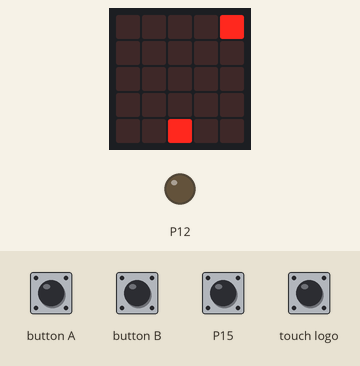
Bench run of a program on a simulated BBC micro:bit (MakeCode). Parts: the board's 5×5 LED display, output pins drawn as LEDs (lit = HIGH). The inputs (shaded band) are chosen by the test bench; at power-on: P15 HIGH. Random numbers come from a fixed seed.

Above: at 2.6 s.
2.7 s: button A pressed for 0.15 s
At 5.4 s:
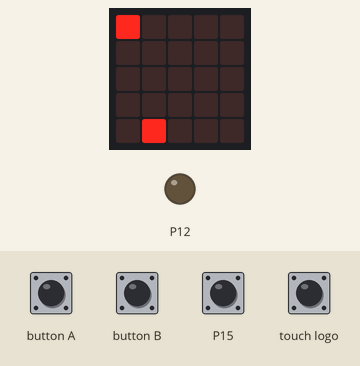
5.8 s: button B pressed for 0.15 s
At 7.2 s:
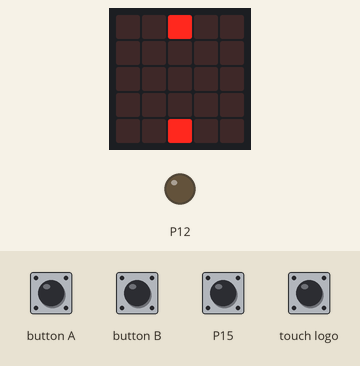
8.9 s: button B pressed for 1 s
At 10.9 s:
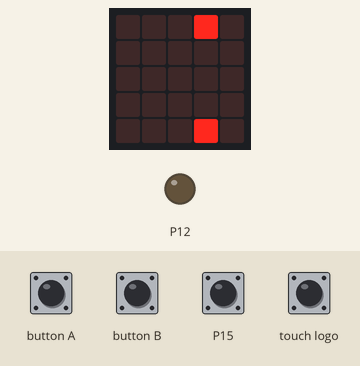
11.5 s: P15 pulled LOW for 0.15 s
At 12.06 s:
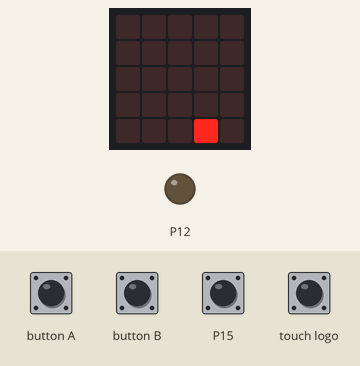
13.6 s: button A pressed for 1 s
At 14.3 s:
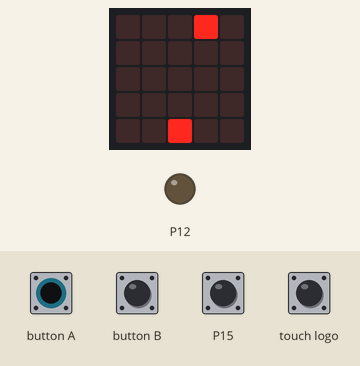
16.1 s: button A pressed for 0.15 s
At 17.4 s:
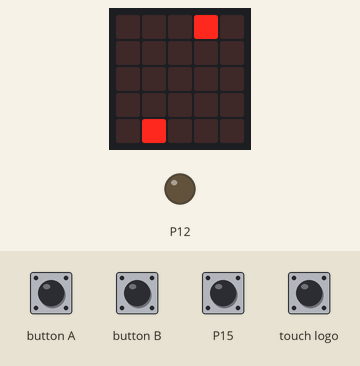
Timing chart, 0 to 19.1 s (numbered marks = the images above; inputs shaded):
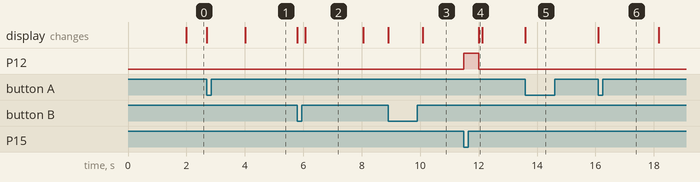

The program:

main.ts
```typescript
input.onLogoEvent(TouchButtonEvent.Touched, function () {
    game.gameOver()
})
control.onEvent(EventBusSource.MICROBIT_ID_BUTTON_A, EventBusValue.MICROBIT_BUTTON_EVT_DOWN, function () {
    _1d = _1d - 1
    if (-1 == _1d) {
        led.unplot(0, 4)
        _1d = 4
    }
    led.plot(_1d, 4)
    led.unplot(_1d + 1, 4)
})
control.onEvent(EventBusSource.MICROBIT_ID_BUTTON_B, EventBusValue.MICROBIT_BUTTON_EVT_DOWN, function () {
    _1d = _1d + 1
    if (5 == _1d) {
        led.unplot(4, 4)
        _1d = 0
    }
    led.plot(_1d, 4)
    led.unplot(_1d - 1, 4)
})
control.onEvent(EventBusSource.MICROBIT_ID_IO_P15, EventBusValue.MICROBIT_PIN_EVT_FALL, function () {
    if (vs == _1d) {
        pins.digitalWritePin(DigitalPin.P12, 1)
        basic.pause(500)
        pins.digitalWritePin(DigitalPin.P12, 0)
        led.unplot(vs, 0)
        game.setScore(game.score() + 1)
        basic.pause(2000)
    }
})
let _1d = 0
let vs = 0
vs = randint(0, 4)
pins.setPull(DigitalPin.P15, PinPullMode.PullUp)
led.plot(2, 4)
led.plot(vs, 0)
_1d = 2
pins.setEvents(DigitalPin.P15, PinEventType.Edge)
basic.forever(function () {
    if (vs < 5) {
        basic.pause(2000)
        led.unplot(vs, 0)
        vs = randint(0, 4)
        led.plot(vs, 0)
    } else {
        vs = 0
        led.plot(vs, 0)
        led.unplot(4, 0)
    }
})
```

test.ts
```typescript
// les tests vont ici ; cela ne sera pas compilé si ce paquet est utilisé en tant qu'extension.
```

Measured:
- after the input at 11.5 s, P12: LOW → HIGH at once, → LOW 0.50 s later; the display: changes after 0.50 s (image 4)
- after the input at 13.6 s, the display: changes at once (image 5)
- what the display in image 2 shows lasts 2.0 s, from 6.1 s to 8.1 s
